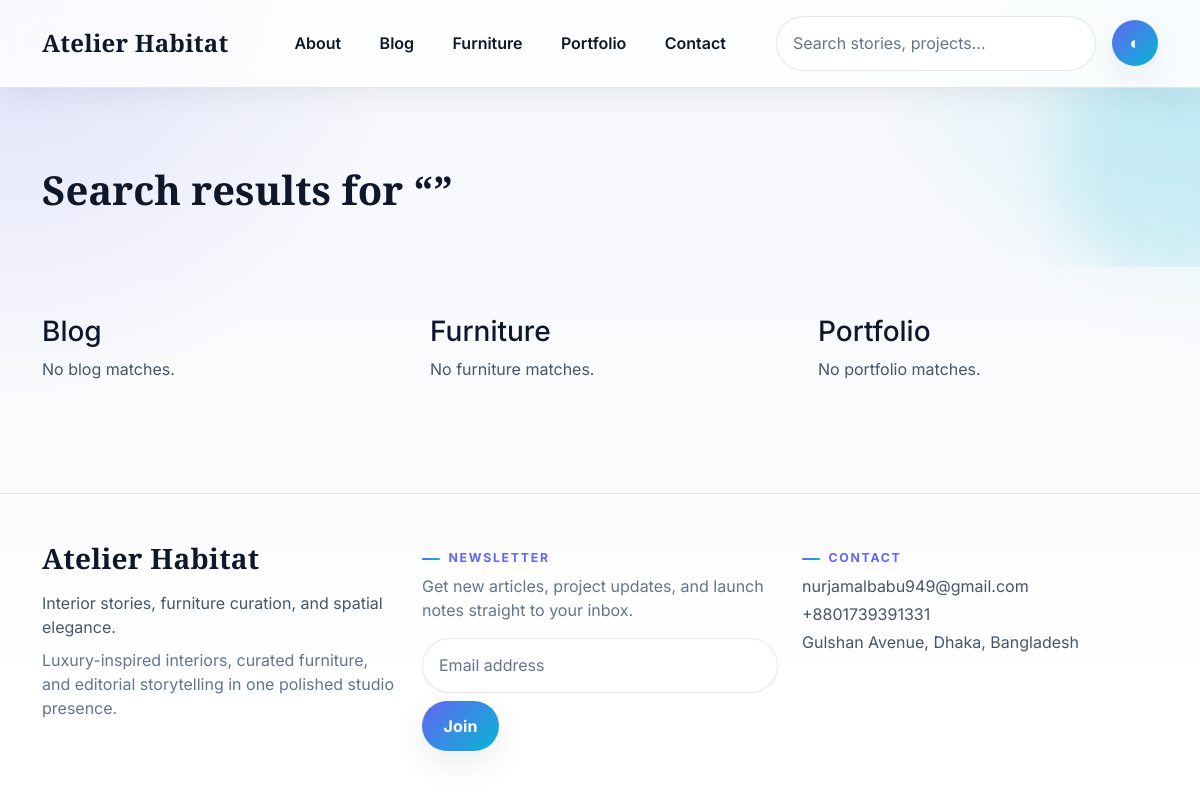
The app's page /search/ with its own data.
### core/models.py (models this page shows, shortened)
class SiteSettings(models.Model):
    site_name = models.CharField(max_length=120, default='Atelier Habitat')
    tagline = models.CharField(max_length=200, default='Interior stories, furniture curation, and spatial elegance.')
    hero_title = models.CharField(max_length=200, default='Curated interiors for modern living')
    hero_subtitle = models.TextField(default='A premium editorial platform blending interior design insights, furniture selections, and portfolio-driven storytelling for discerning homeowners and boutique hospitality brands.')
    about_text = models.TextField(default='Atelier Habitat is a Dhaka-rooted interior design editorial brand focused on warm minimalism, layered textures, and functional luxury across residential and boutique commercial spaces.')
    contact_email = models.EmailField(default='hello@atelierhabitat.com')
    phone = models.CharField(max_length=50, default='+880 1700-000000')
    address = models.CharField(max_length=255, default='Gulshan Avenue, Dhaka, Bangladesh')
    map_embed = models.TextField(blank=True)
    instagram = models.URLField(blank=True)
    facebook = models.URLField(blank=True)
    linkedin = models.URLField(blank=True)
    meta_description = models.CharField(max_length=255, default='Luxury interior design and furniture blog with portfolio case studies and contact-ready lead generation.')
    updated_at = models.DateTimeField(auto_now=True)

### core/views.py (the view)
# urls.py: path('search/', views.search, name='search'),
def search(request):
    query = request.GET.get('q', '')
    posts = BlogPost.objects.filter(Q(title__icontains=query) | Q(content__icontains=query), published=True) if query else []
    furniture = FurnitureItem.objects.filter(Q(title__icontains=query) | Q(description__icontains=query), published=True) if query else []
    projects = PortfolioProject.objects.filter(Q(title__icontains=query) | Q(summary__icontains=query), published=True) if query else []
    return render(request, 'core/search.html', {'query': query, 'posts': posts, 'furniture': furniture, 'projects': projects})

### core/context_processors.py (called while the page is built)
def site_settings(request):
    return {
        'site_settings': SiteSettings.objects.first(),
        'hero_image_url': HERO_IMAGE_URL,
    }

### templates/core/search.html
{% extends 'base.html' %}{% block title %}Search{% endblock %}{% block content %}<section class="page-hero"><div class="container py-5"><h1 class="hero-title">Search results for “{{ query }}”</h1></div></section><div class="container py-5"><div class="row g-5"><div class="col-lg-4"><h3>Blog</h3>{% for x in posts %}<p><a href="{{ x.get_absolute_url }}">{{ x.title }}</a></p>{% empty %}<p>No blog matches.</p>{% endfor %}</div><div class="col-lg-4"><h3>Furniture</h3>{% for x in furniture %}<p><a href="{{ x.get_absolute_url }}">{{ x.title }}</a></p>{% empty %}<p>No furniture matches.</p>{% endfor %}</div><div class="col-lg-4"><h3>Portfolio</h3>{% for x in projects %}<p><a href="{{ x.get_absolute_url }}">{{ x.title }}</a></p>{% empty %}<p>No portfolio matches.</p>{% endfor %}</div></div></div>{% endblock %}

### templates/partials/header.html (shortened to what this page needs)
<nav class="navbar navbar-expand-lg navbar-light py-3 sticky-top glass-nav">
  <div class="container">
    <a class="navbar-brand brand-title" href="/">{{ site_settings.site_name|default:'Atelier Habitat' }}</a>
    <div class="collapse navbar-collapse" id="navMenu">
      <ul class="navbar-nav mx-auto gap-lg-2 align-items-lg-center">
        <li class="nav-item"><a class="nav-link" href="/about/">About</a></li>
        <li class="nav-item"><a class="nav-link" href="/blog/">Blog</a></li>
        <li class="nav-item"><a class="nav-link" href="/furniture/">Furniture</a></li>
        <li class="nav-item"><a class="nav-link" href="/portfolio/">Portfolio</a></li>
        <li class="nav-item"><a class="nav-link" href="/contact/">Contact</a></li>
      </ul>
      <form class="d-flex nav-search" action="/search/">
        <input name="q" class="form-control rounded-pill search-input" placeholder="Search stories, projects..." aria-label="Search">
      </form>
      <button class="theme-toggle ms-3" onclick="toggleTheme()" aria-label="Toggle theme">◐</button>
    </div>
  </div>
</nav>

### templates/partials/footer.html
<footer class="footer-section">
  <div class="container py-5">
    <div class="row g-4 align-items-start">
      <div class="col-lg-4">
        <h3 class="brand-title footer-title mb-3">{{ site_settings.site_name }}</h3>
        <p class="footer-copy">{{ site_settings.tagline }}</p>
        <p class="text-muted mb-0">Luxury-inspired interiors, curated furniture, and editorial storytelling in one polished studio presence.</p>
      </div>
      <div class="col-lg-4">
        <h6 class="section-kicker">Newsletter</h6>
        <p class="text-muted">Get new articles, project updates, and launch notes straight to your inbox.</p>
        <form class="d-flex gap-2 flex-wrap" method="post" action="{% url 'newsletter_subscribe' %}">{% csrf_token %}
          <input class="form-control rounded-pill flex-grow-1" name="email" type="email" required placeholder="Email address">
          <button class="btn btn-dark rounded-pill">Join</button>
        </form>
      </div>
      <div class="col-lg-4 footer-contact">
        <h6 class="section-kicker">Contact</h6>
        <p class="mb-1">{{ site_settings.contact_email }}</p>
        <p class="mb-1">{{ site_settings.phone }}</p>
        <p>{{ site_settings.address }}</p>
      </div>
    </div>
  </div>
</footer>

### static/css/style.css (style rules this page uses)
:root { color-scheme: light; --bg:#f5f7fb; --bg-elevated:#ffffff; --bg-soft:#eef2ff; --surface:rgba(255,255,255,.82); --surface-strong:#ffffff; --surface-alt:#f8fafc; --text:#0f172a; --text-soft:#475569; --text-faint:#64748b; --line:rgba(15,23,42,.1); --line-strong:rgba(99,102,241,.18); --primary:#6366f1; --primary-strong:#4f46e5; --secondary:#06b6d4; --accent:#f59e0b; --success:#10b981; --danger:#ef4444; --hero-glow:rgba(99,102,241,.16); --hero-glow-2:rgba(6,182,212,.16); --shadow-sm:0 12px 32px rgba(15,23,42,.08); --shadow-md:0 20px 55px rgba(15,23,42,.12); --shadow-lg:0 30px 90px rgba(79,70,229,.18); --radius-sm:14px; --radius-md:22px; --radius-lg:30px; }
html { scroll-behavior:smooth }
body { background: radial-gradient(circle at top left,var(--hero-glow),transparent 28%), radial-gradient(circle at top right,var(--hero-glow-2),transparent 24%), linear-gradient(180deg,var(--bg) 0%, var(--bg-elevated) 100%); color:var(--text); font-family:'Inter',system-ui,-apple-system,BlinkMacSystemFont,'Segoe UI',sans-serif; min-height:100vh; }
a { color:var(--primary);transition:all .25s ease;text-decoration:none }
p,li,label,td,th,.form-text { color:var(--text-soft) }
.brand-title,.hero-title,.section-title { font-family:'Playfair Display',serif }
.brand-title { font-weight:800;letter-spacing:.01em }
.hero-title { font-weight:700;line-height:1.08;color:var(--text);text-wrap:balance }
.section-kicker,.caption { display:inline-flex;align-items:center;gap:.55rem; font-size:.77rem;font-weight:700;letter-spacing:.14em;text-transform:uppercase; color:var(--primary) }
.section-kicker::before,.caption::before { content:'';width:1.1rem;height:2px;border-radius:999px;background:linear-gradient(90deg,var(--primary),var(--secondary)) }
.text-muted,.text-body-secondary { color:var(--text-faint)!important }
.text-dark,.link-dark,.navbar a,.nav-link,.dropdown-item,.table,.table th,.table td { color:var(--text)!important }
.page-hero,.hero-section { position:relative;overflow:hidden }
.page-hero { padding-top:2rem }
.page-hero::after,.hero-section::after { content:'';position:absolute;inset:auto -8% -12% auto;width:240px;height:240px;border-radius:50%;filter:blur(28px);background:var(--hero-glow-2);opacity:.8;pointer-events:none }
.glass-nav { backdrop-filter:blur(18px); background:color-mix(in srgb, var(--surface-strong) 82%, transparent); border-bottom:1px solid var(--line); box-shadow:0 8px 30px rgba(15,23,42,.06) }
.navbar-brand { font-size:1.5rem;color:var(--text)!important }
.nav-link { position:relative;font-weight:600;padding:.65rem .95rem!important;border-radius:999px }
.nav-search { min-width:min(320px,100%) }
.search-input { background:var(--surface-strong)!important; border:1px solid var(--line)!important; color:var(--text)!important; box-shadow:none!important }
.search-input::placeholder { color:var(--text-faint)!important }
.theme-toggle { width:46px;height:46px;border:none;border-radius:50%; background:linear-gradient(135deg,var(--primary),var(--secondary)); color:#fff;font-size:1.1rem;display:inline-flex;align-items:center;justify-content:center; box-shadow:var(--shadow-sm);transition:transform .25s ease, box-shadow .25s ease }
.btn { border-radius:999px!important; padding:.82rem 1.35rem; font-weight:700; letter-spacing:.01em; transition:transform .25s ease,box-shadow .25s ease,background .25s ease,border-color .25s ease,color .25s ease }
.btn-dark,.btn-primary { background:linear-gradient(135deg,var(--primary),var(--secondary))!important; color:#fff!important;border:none!important;box-shadow:var(--shadow-sm) }
.footer-section { border-top:1px solid var(--line);margin-top:3rem;background:linear-gradient(180deg,transparent,color-mix(in srgb,var(--surface-strong) 95%, transparent)) }
.footer-title { color:var(--text) }
.footer-copy,.footer-contact p { margin-bottom:.55rem }
input,select,textarea { border-radius:16px!important; border:1px solid var(--line)!important; padding:.9rem 1rem!important; background:var(--surface-strong)!important; color:var(--text)!important; box-shadow:none!important }
input::placeholder,textarea::placeholder { color:var(--text-faint)!important }
ul { padding-left:1.15rem }

### records on screen
SiteSettings: site_name "Atelier Habitat", tagline "Interior stories, furniture curation, and spatial elegance.", contact_email "nurjamalbabu949@gmail.com", phone "+8801739391331", address "Gulshan Avenue, Dhaka, Bangladesh"
